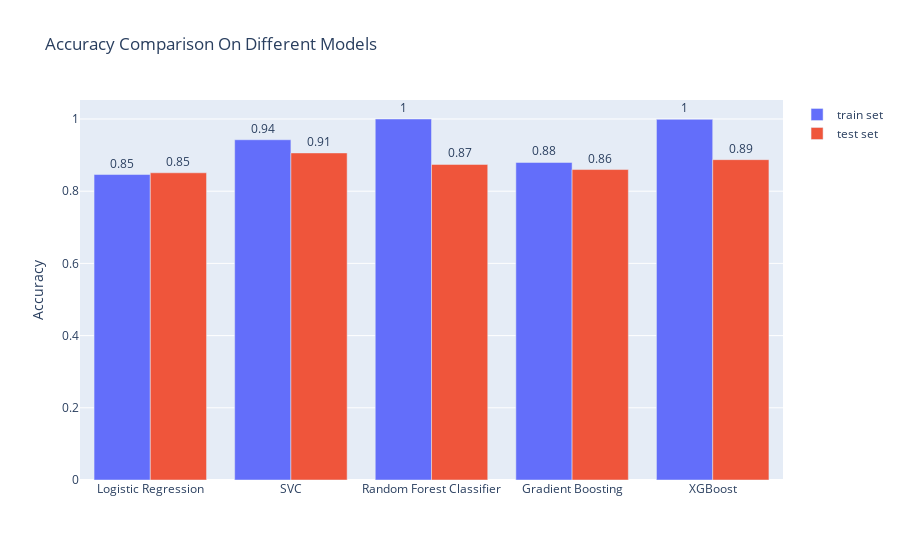

Notebook code cell kept with this figure:
### Code cell
fig = go.Figure(data=[
    go.Bar(name='train set', x=data1['Algorithm'], y=data1['Train Accuracy'],text=np.round(data1['Train Accuracy'],2),textposition='outside'),
    go.Bar(name='test set', x=data1['Algorithm'], y=data1['Test Accuracy'],text=np.round(data1['Test Accuracy'],2),textposition='outside')
])

fig.update_layout(barmode='group',title_text='Accuracy Comparison On Different Models',yaxis=dict(
        title='Accuracy'))
fig.show()

### Figure 1 — Plotly figure (JSON) as saved in the notebook; plotly's stock layout.template omitted (floating-point values rounded to 4 significant figures)
{"data": [{"name": "train set", "text": [0.85, 0.94, 1, 0.88, 1], "textposition": "outside", "type": "bar", "x": ["Logistic Regression", "SVC", "Random Forest Classifier", "Gradient Boosting", "XGBoost"], "y": [0.8462, 0.9426, 1, 0.8797, 0.999]}, {"name": "test set", "text": [0.85, 0.91, 0.87, 0.86, 0.89], "textposition": "outside", "type": "bar", "x": ["Logistic Regression", "SVC", "Random Forest Classifier", "Gradient Boosting", "XGBoost"], "y": [0.851, 0.906, 0.8742, 0.86, 0.8873]}], "layout": {"autosize": true, "barmode": "group", "title": {"text": "Accuracy Comparison On Different Models"}, "xaxis": {"autorange": true, "range": [-0.5, 4.5], "type": "category"}, "yaxis": {"autorange": true, "range": [0, 1.053], "title": {"text": "Accuracy"}, "type": "linear"}}}
